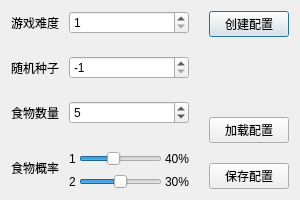
<?xml version="1.0" encoding="UTF-8"?>
<ui version="4.0">
 <class>ConfigEditor</class>
 <widget class="QDialog" name="ConfigEditor">
  <property name="geometry">
   <rect>
    <x>0</x>
    <y>0</y>
    <width>300</width>
    <height>200</height>
   </rect>
  </property>
  <property name="minimumSize">
   <size>
    <width>300</width>
    <height>200</height>
   </size>
  </property>
  <property name="maximumSize">
   <size>
    <width>300</width>
    <height>200</height>
   </size>
  </property>
  <property name="windowTitle">
   <string>配置编辑器</string>
  </property>
  <property name="modal">
   <bool>true</bool>
  </property>
  <layout class="QHBoxLayout" name="horizontalLayout">
   <property name="spacing">
    <number>20</number>
   </property>
   <item>
    <layout class="QGridLayout" name="gridLayout">
     <property name="spacing">
      <number>10</number>
     </property>
     <item row="6" column="0">
      <widget class="QLabel" name="label_4">
       <property name="sizePolicy">
        <sizepolicy hsizetype="Preferred" vsizetype="Preferred">
         <horstretch>0</horstretch>
         <verstretch>0</verstretch>
        </sizepolicy>
       </property>
       <property name="minimumSize">
        <size>
         <width>0</width>
         <height>0</height>
        </size>
       </property>
       <property name="baseSize">
        <size>
         <width>0</width>
         <height>0</height>
        </size>
       </property>
       <property name="text">
        <string>食物概率</string>
       </property>
      </widget>
     </item>
     <item row="6" column="1">
      <layout class="QGridLayout" name="gridLayout_2">
       <property name="topMargin">
        <number>5</number>
       </property>
       <property name="bottomMargin">
        <number>0</number>
       </property>
       <property name="horizontalSpacing">
        <number>3</number>
       </property>
       <property name="verticalSpacing">
        <number>8</number>
       </property>
       <item row="0" column="1">
        <widget class="QSlider" name="FoodProbability1">
         <property name="maximum">
          <number>100</number>
         </property>
         <property name="value">
          <number>40</number>
         </property>
         <property name="orientation">
          <enum>Qt::Horizontal</enum>
         </property>
        </widget>
       </item>
       <item row="0" column="0">
        <widget class="QLabel" name="label_5">
         <property name="text">
          <string>1</string>
         </property>
        </widget>
       </item>
       <item row="1" column="0">
        <widget class="QLabel" name="label_6">
         <property name="text">
          <string>2</string>
         </property>
        </widget>
       </item>
       <item row="0" column="2">
        <widget class="QLabel" name="FoodProbability1Label">
         <property name="text">
          <string>40%</string>
         </property>
        </widget>
       </item>
       <item row="1" column="2">
        <widget class="QLabel" name="FoodProbability2Label">
         <property name="text">
          <string>30%</string>
         </property>
        </widget>
       </item>
       <item row="1" column="1">
        <widget class="QSlider" name="FoodProbability2">
         <property name="maximum">
          <number>60</number>
         </property>
         <property name="value">
          <number>30</number>
         </property>
         <property name="orientation">
          <enum>Qt::Horizontal</enum>
         </property>
        </widget>
       </item>
      </layout>
     </item>
     <item row="2" column="0">
      <widget class="QLabel" name="label">
       <property name="text">
        <string>随机种子</string>
       </property>
      </widget>
     </item>
     <item row="5" column="1">
      <spacer name="verticalSpacer">
       <property name="orientation">
        <enum>Qt::Vertical</enum>
       </property>
       <property name="sizeHint" stdset="0">
        <size>
         <width>20</width>
         <height>40</height>
        </size>
       </property>
      </spacer>
     </item>
     <item row="0" column="1">
      <widget class="QSpinBox" name="Level">
       <property name="minimum">
        <number>1</number>
       </property>
       <property name="maximum">
        <number>30</number>
       </property>
      </widget>
     </item>
     <item row="4" column="0">
      <widget class="QLabel" name="label_2">
       <property name="text">
        <string>食物数量</string>
       </property>
      </widget>
     </item>
     <item row="4" column="1">
      <widget class="QSpinBox" name="FoodCount">
       <property name="minimum">
        <number>1</number>
       </property>
       <property name="maximum">
        <number>25</number>
       </property>
       <property name="value">
        <number>5</number>
       </property>
      </widget>
     </item>
     <item row="2" column="1">
      <widget class="QSpinBox" name="RandomSeed">
       <property name="minimum">
        <number>-1</number>
       </property>
       <property name="maximum">
        <number>2147483647</number>
       </property>
       <property name="value">
        <number>-1</number>
       </property>
      </widget>
     </item>
     <item row="0" column="0">
      <widget class="QLabel" name="label_3">
       <property name="text">
        <string>游戏难度</string>
       </property>
      </widget>
     </item>
     <item row="3" column="1">
      <spacer name="verticalSpacer_2">
       <property name="orientation">
        <enum>Qt::Vertical</enum>
       </property>
       <property name="sizeHint" stdset="0">
        <size>
         <width>20</width>
         <height>40</height>
        </size>
       </property>
      </spacer>
     </item>
     <item row="1" column="1">
      <spacer name="verticalSpacer_3">
       <property name="orientation">
        <enum>Qt::Vertical</enum>
       </property>
       <property name="sizeHint" stdset="0">
        <size>
         <width>20</width>
         <height>40</height>
        </size>
       </property>
      </spacer>
     </item>
    </layout>
   </item>
   <item>
    <layout class="QVBoxLayout" name="verticalLayout">
     <item>
      <widget class="QPushButton" name="CreateButton">
       <property name="text">
        <string>创建配置</string>
       </property>
      </widget>
     </item>
     <item>
      <spacer name="verticalSpacer_4">
       <property name="orientation">
        <enum>Qt::Vertical</enum>
       </property>
       <property name="sizeType">
        <enum>QSizePolicy::Expanding</enum>
       </property>
       <property name="sizeHint" stdset="0">
        <size>
         <width>20</width>
         <height>40</height>
        </size>
       </property>
      </spacer>
     </item>
     <item>
      <widget class="QPushButton" name="LoadButton">
       <property name="text">
        <string>加载配置</string>
       </property>
      </widget>
     </item>
     <item>
      <widget class="QPushButton" name="SaveButton">
       <property name="text">
        <string>保存配置</string>
       </property>
      </widget>
     </item>
    </layout>
   </item>
  </layout>
 </widget>
 <resources/>
 <connections/>
</ui>
